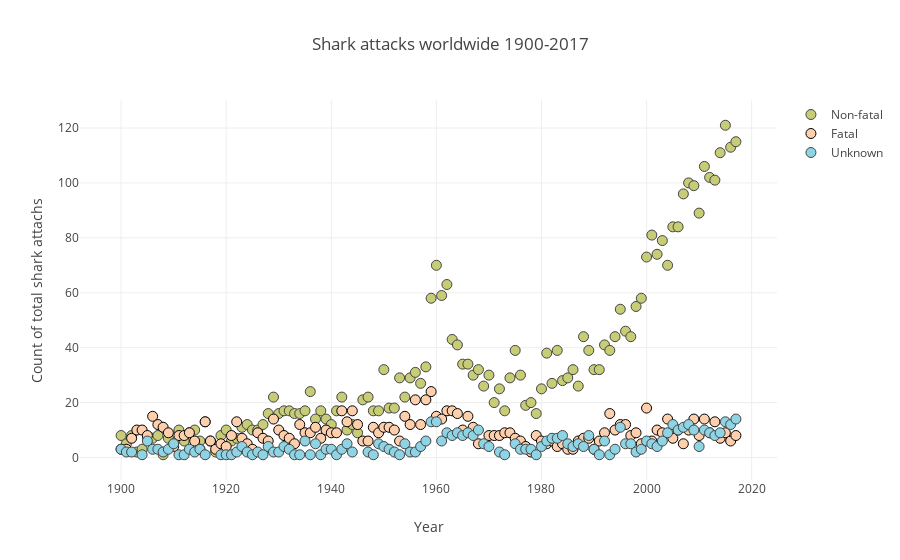

Source (notebook cell):
### Code cell
fatal = go.Scatter(
    x = scatter.index,
    y = scatter['Fatal'],
    name = 'Fatal',
    mode = 'markers',
    marker = dict(
        size = 10,
        line = dict(
            width = 1,
            color = 'rgb(0, 0, 0)'
        ), color = pink))

nonfatal = go.Scatter(
    x = scatter.index,
    y = scatter['Non-Fatal'],
    name = 'Non-fatal',
    mode = 'markers',
    marker = dict(
        size = 10,
        line = dict(
            width = 1), color = green))
fatality_na = go.Scatter(
    x = scatter.index,
    y = scatter['Unknown'],
    name = 'Unknown',
    mode = 'markers',
    marker = dict(
        size = 10,
        line = dict(
            width = 1), color = light_blue))

data = [nonfatal, fatal, fatality_na]

layout = dict(title = 'Shark attacks worldwide 1900-2017',
              yaxis = dict(zeroline = False, title='Count of total shark attachs'),
              xaxis = dict(zeroline = False, title='Year'))

fig = go.Figure(data=data, layout=layout)
iplot(fig, filename = "Shark attacks scatter plot")

#plotly.offline.plot(data, filename='test.html') # creates html
# plotly.offline.plot(data, include_plotlyjs=False, output_type='div') # for jinja2 embeding

### Figure 1 — Plotly figure (JSON) as saved in the notebook; plotly's stock layout.template omitted (floating-point values rounded to 4 significant figures)
{"data": [{"marker": {"color": "rgb(199, 204, 118)", "line": {"width": 1}, "size": 10}, "mode": "markers", "name": "Non-fatal", "type": "scatter", "uid": "831d78ae-4279-4841-b6fe-53f4bf88d4a6", "x": ["1900", "1901", "1902", "1903", "1904", "1905", "1906", "1907", "1908", "1909", "1910", "1911", "1912", "1913", "1914", "1915", "1916", "1917", "1918", "1919", "1920", "1921", "1922", "1923", "1924", "1925", "1926", "1927", "1928", "1929", "1930", "1931", "1932", "1933", "1934", "1935", "1936", "1937", "1938", "1939", "1940", "1941", "1942", "1943", "1944", "1945", "1946", "1947", "1948", "1949", "1950", "1951", "1952", "1953", "1954", "1955", "1956", "1957", "1958", "1959", "1960", "1961", "1962", "1963", "1964", "1965", "1966", "1967", "1968", "1969", "1970", "1971", "1972", "1973", "1974", "1975", "1976", "1977", "1978", "1979", "1980", "1981", "1982", "1983", "1984", "1985", "1986", "1987", "1988", "1989", "1990", "1991", "1992", "1993", "1994", "1995", "1996", "1997", "1998", "1999", "2000", "2001", "2002", "2003", "2004", "2005", "2006", "2007", "2008", "2009", "2010", "2011", "2012", "2013", "2014", "2015", "2016", "2017"], "y": [8, 5, 8, 2, 3, 7, 7, 8, 1, 7, 5, 10, 6, 9, 10, 6, 13, 6, 2, 8, 10, 6, 7, 11, 12, 10, 10, 12, 16, 22, 16, 17, 17, 16, 16, 17, 24, 14, 17, 14, 12, 17, 22, 10, 12, 9, 21, 22, 17, 17, 32, 18, 18, 29, 22, 29, 31, 27, 33, 58, 70, 59, 63, 43, 41, 34, 34, 30, 32, 26, 30, 20, 25, 17, 29, 39, 30, 19, 20, 16, 25, 38, 27, 39, 28, 29, 32, 26, 44, 39, 32, 32, 41, 39, 44, 54, 46, 44, 55, 58, 73, 81, 74, 79, 70, 84, 84, 96, 100, 99, 89, 106, 102, 101, 111, 121, 113, 115]}, {"marker": {"color": "rgb(254, 207, 173)", "line": {"color": "rgb(0, 0, 0)", "width": 1}, "size": 10}, "mode": "markers", "name": "Fatal", "type": "scatter", "uid": "1deff8a8-14d7-43fb-acba-2e5f101e1b33", "x": ["1900", "1901", "1902", "1903", "1904", "1905", "1906", "1907", "1908", "1909", "1910", "1911", "1912", "1913", "1914", "1915", "1916", "1917", "1918", "1919", "1920", "1921", "1922", "1923", "1924", "1925", "1926", "1927", "1928", "1929", "1930", "1931", "1932", "1933", "1934", "1935", "1936", "1937", "1938", "1939", "1940", "1941", "1942", "1943", "1944", "1945", "1946", "1947", "1948", "1949", "1950", "1951", "1952", "1953", "1954", "1955", "1956", "1957", "1958", "1959", "1960", "1961", "1962", "1963", "1964", "1965", "1966", "1967", "1968", "1969", "1970", "1971", "1972", "1973", "1974", "1975", "1976", "1977", "1978", "1979", "1980", "1981", "1982", "1983", "1984", "1985", "1986", "1987", "1988", "1989", "1990", "1991", "1992", "1993", "1994", "1995", "1996", "1997", "1998", "1999", "2000", "2001", "2002", "2003", "2004", "2005", "2006", "2007", "2008", "2009", "2010", "2011", "2012", "2013", "2014", "2015", "2016", "2017"], "y": [3, 3, 7, 10, 10, 8, 15, 12, 11, 9, 4, 8, 8, 9, 6, 3, 13, 6, 3, 5, 4, 8, 13, 7, 5, 3, 9, 7, 6, 14, 10, 8, 7, 5, 12, 9, 9, 11, 7, 10, 9, 9, 17, 13, 17, 12, 6, 6, 11, 9, 11, 11, 10, 6, 15, 12, 21, 12, 21, 24, 15, 14, 17, 17, 16, 10, 15, 11, 5, null, 8, 8, 8, 9, 9, 7, 6, 4, 2, 8, 6, 5, 6, 4, 5, 3, 3, 6, 7, 7, 3, 6, 9, 16, 10, 12, 12, 8, 9, 5, 18, 6, 10, 9, 14, 7, 10, 5, 10, 14, 8, 14, 9, 13, 7, 9, 6, 8]}, {"marker": {"color": "rgb(142, 212, 229)", "line": {"width": 1}, "size": 10}, "mode": "markers", "name": "Unknown", "type": "scatter", "uid": "18b2b661-e6ca-46e9-a508-33758d534962", "x": ["1900", "1901", "1902", "1903", "1904", "1905", "1906", "1907", "1908", "1909", "1910", "1911", "1912", "1913", "1914", "1915", "1916", "1917", "1918", "1919", "1920", "1921", "1922", "1923", "1924", "1925", "1926", "1927", "1928", "1929", "1930", "1931", "1932", "1933", "1934", "1935", "1936", "1937", "1938", "1939", "1940", "1941", "1942", "1943", "1944", "1945", "1946", "1947", "1948", "1949", "1950", "1951", "1952", "1953", "1954", "1955", "1956", "1957", "1958", "1959", "1960", "1961", "1962", "1963", "1964", "1965", "1966", "1967", "1968", "1969", "1970", "1971", "1972", "1973", "1974", "1975", "1976", "1977", "1978", "1979", "1980", "1981", "1982", "1983", "1984", "1985", "1986", "1987", "1988", "1989", "1990", "1991", "1992", "1993", "1994", "1995", "1996", "1997", "1998", "1999", "2000", "2001", "2002", "2003", "2004", "2005", "2006", "2007", "2008", "2009", "2010", "2011", "2012", "2013", "2014", "2015", "2016", "2017"], "y": [3, 2, 2, null, 1, 6, 3, 3, 2, 3, 5, 1, 1, 3, 2, 3, 1, null, null, 1, 1, 1, 2, 4, 2, 1, 2, 1, 4, 2, 2, 4, 3, 1, 1, 6, 1, 5, 1, 3, 3, 1, 3, 5, 2, null, null, 2, 1, 5, 4, 3, 2, 1, 5, 2, 2, 4, 6, 13, 13, 6, 9, 8, 9, 8, 9, 8, 10, 5, 4, null, 2, 1, null, 5, 3, 3, 3, 1, 4, 6, 7, 7, 8, 5, 4, 5, 4, 8, 3, 1, 6, 1, 3, 11, 5, 5, 2, 3, 6, 5, 4, 6, 9, 12, 10, 11, 12, 10, 4, 10, 9, 8, 9, 13, 12, 14]}], "layout": {"title": {"text": "Shark attacks worldwide 1900-2017"}, "xaxis": {"title": {"text": "Year"}, "zeroline": false}, "yaxis": {"title": {"text": "Count of total shark attachs"}, "zeroline": false}}}
